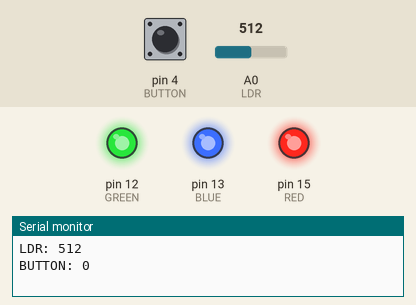
Bench run of a sketch on a simulated Arduino Uno, built with avr-gcc and run on an emulated ATmega328P. On the bench: output pins drawn as LEDs (lit = HIGH), the last lines printed to the serial monitor. The inputs (shaded band) are chosen by the test bench; at power-on: pin 4 (BUTTON) LOW, A0 (LDR) = 512. Random numbers use the default seed unless the sketch sets one.

Above: at 0.1 s.
At 2.1 s:
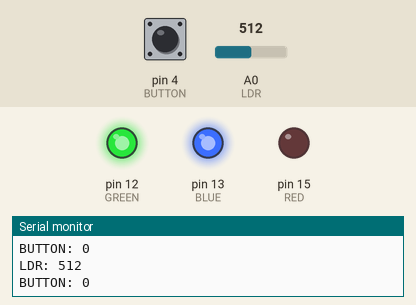
At 7.1 s:
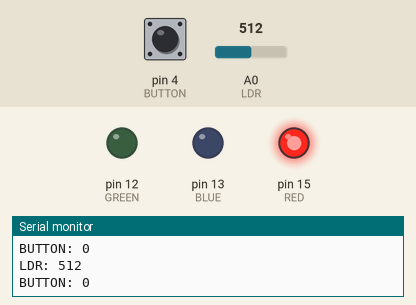
At 12.6 s:
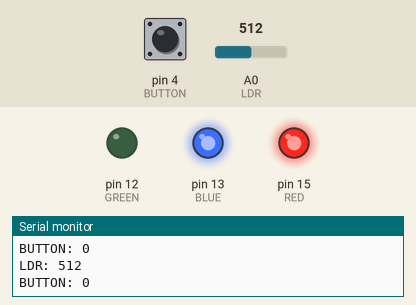
At 25.1 s:
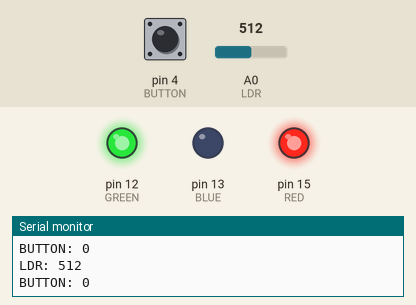
At 37.1 s:
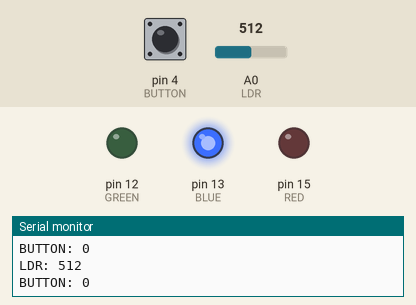
Timing chart, 0 to 40.0 s (numbered marks = the images above):
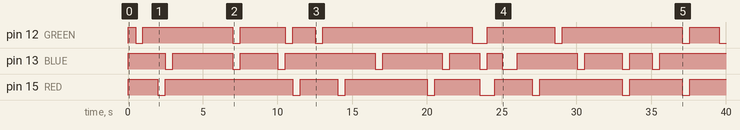

Measured:
- by itself, pin 12 (GREEN): LOW → HIGH at 0.00 s, → LOW 0.50 s later, → HIGH 0.50 s later, → LOW 6.0 s later, … (16 changes in this stretch)
- by itself, pin 13 (BLUE): LOW → HIGH at 0.00 s, → LOW 2.5 s later, → HIGH 0.50 s later, → LOW 4.0 s later, … (21 changes in this stretch)
- by itself, pin 15 (RED): LOW → HIGH at 0.00 s, → LOW 2.0 s later, → HIGH 0.50 s later, → LOW 8.5 s later, … (17 changes in this stretch)

The sketch:

witty_test1.ino
```cpp
// original sketck and info from https://github.com/amkuipers/witty

const int LDR = A0;
const int BUTTON = 4;
const int RED = 15;
const int GREEN = 12;
const int BLUE = 13;

void setup()
{
    Serial.begin(9600);

    pinMode(LDR, INPUT);
    pinMode(BUTTON, INPUT);
    pinMode(RED, OUTPUT);
    pinMode(GREEN, OUTPUT);
    pinMode(BLUE, OUTPUT);
}

void loop()
{
    Serial.print("LDR: ");
    Serial.println(analogRead(LDR));
    Serial.print("BUTTON: ");
    Serial.println(digitalRead(BUTTON));

    analogWrite(RED, random(0,1023));
    analogWrite(GREEN, random(0,1023));
    analogWrite(BLUE, random(0,1023));

    delay(500);
}
```
